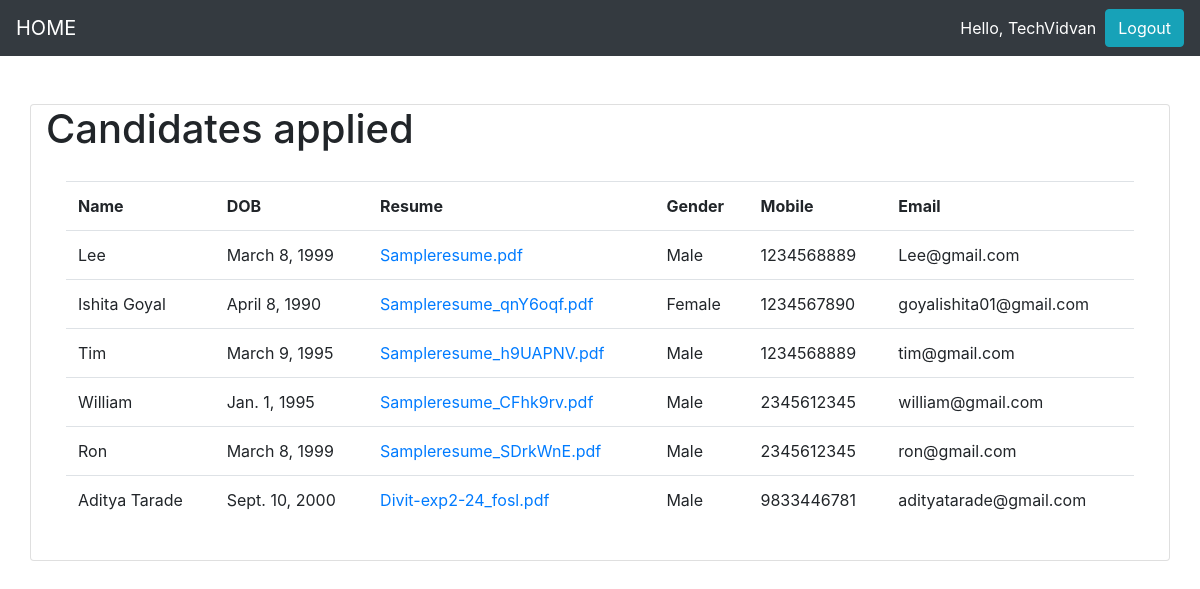
Screenshot of / (signed in) with the database file from the repository.
### JobPortal/models.py (models this page shows, shortened)
class Candidates(models.Model):
    category=(
        ('Male','male'),
        ('Female','female'),
        ('Other','other'),
    )
    name=models.CharField(max_length=200,null=True)
    dob=models.DateField(null=True)
    gender= models.CharField(max_length=200,null=True,choices=category)
    mobile= models.CharField(max_length=200,null=True)
    email= models.CharField(max_length=200,null=True)
    resume=models.FileField(null=True)
    company=models.ManyToManyField(Company,blank=True)

### JobPortal/views.py (the view)
# urls.py: 2. Add a URL to urlpatterns:  path('', views.home, name='home')
def home(request):
    if request.user.is_authenticated:
        candidates=Candidates.objects.filter(company__name=request.user.username)
        context={
            'candidates':candidates,
        }
        return render(request,'hr.html',context)
    else:
        companies=Company.objects.all()
        context={
            'companies':companies,
        }
        return render(request,'Jobseeker.html',context)

### JobPortal/templates/hr.html
{% extends 'main.html' %}
{% load static%}
{% block content %}
<div class="container card">
    <h1>Candidates applied</h1>
    <div class="card-body">
        <table class="table table-hover">
            <tr>
                <th>Name</th>
                <th>DOB</th>
                <th>Resume</th>
                <th>Gender</th>
                <th>Mobile</th>
                <th>Email</th>
            </tr>
            {% for c in candidates %}
                <tr>
                    <td>{{c.name}}</td>
                    <td>{{c.dob}}</td>
                    {% if c.resume %}
                    <td><a href='{{c.resume.url}}' download >{{c.resume}}</td></a></td>
                    {% else %}
                    <td>Not submitted</td>
                    {% endif %}
                    <td>{{c.gender}}</td>
                    <td>{{c.mobile}}</td>
                    <td>{{c.email}}</td>
                </tr>
            {% endfor %}
        </table>
    </div>
</div>
{% endblock %}

### JobPortal/templates/navbar.html (shortened to what this page needs)
<head>
  </head>
  <nav class="navbar navbar-expand-lg navbar-dark bg-dark">
      <a class="navbar-brand" href="{% url 'home' %}">HOME</a>
      {% if request.user.is_authenticated %}
      <span class="user">Hello, {{request.user}}  &nbsp;</span>
      <span ><a  class="user btn btn-info" href ="{% url 'logout' %}"> Logout</a></span>
      {% else %}
          <span ><a class="user" href="{% url 'login' %}">Login</a></span>>
          <span ><a class="user" href="{% url 'register' %}">Register</a></span>>
      {% endif  %}
    </nav>

### JobPortal/templates/navbar.html (style rules this page uses)
.user { color:white; text-decoration: none; }

### rows the page displays
Candidates: name "Lee", dob "March 8, 1999", resume "Sampleresume.pdf", gender "Male", mobile "1234568889", email "Lee@gmail.com"
Candidates: name "Ishita Goyal", dob "April 8, 1990", resume "Sampleresume_qnY6oqf.pdf", gender "Female", mobile "1234567890", email "goyalishita01@gmail.com"
Candidates: name "Tim", dob "March 9, 1995", resume "Sampleresume_h9UAPNV.pdf", gender "Male", mobile "1234568889", email "tim@gmail.com"
Candidates: name "William", dob "Jan. 1, 1995", resume "Sampleresume_CFhk9rv.pdf", gender "Male", mobile "2345612345", email "william@gmail.com"
Candidates: name "Ron", dob "March 8, 1999", resume "Sampleresume_SDrkWnE.pdf", gender "Male", mobile "2345612345", email "ron@gmail.com"
Candidates: name "Aditya Tarade", dob "Sept. 10, 2000", resume "Divit-exp2-24_fosl.pdf", gender "Male", mobile "9833446781", email "adityatarade@gmail.com"

### other values shown
{{ request.user }} "TechVidvan"
